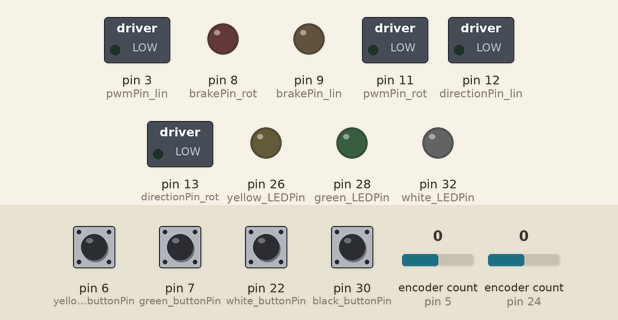
The sketch below on a simulated Arduino Mega 2560, built with avr-gcc and run on an emulated ATmega2560. On the bench: switched loads named in the sketch (green lamp = pin HIGH), output pins drawn as LEDs (lit = HIGH). The test bench sets the inputs (shaded band); at power-on: pin 6 (yellow_buttonPin), pin 7 (green_buttonPin), pin 22 (white_buttonPin), pin 30 (black_buttonPin) LOW, encoder count (sensors on pin 5, pin 24) 0. What the sketch prints to the serial monitor is not drawn.

Above: at 1.2 s.
1.3 s: pin 6 (yellow_buttonPin) pulled HIGH for 0.15 s
At 2.5 s:
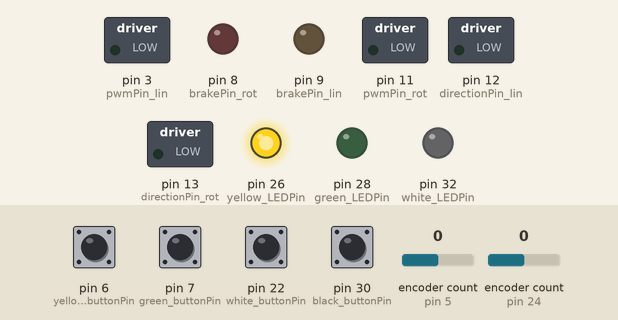
2.9 s: pin 7 (green_buttonPin) pulled HIGH for 0.15 s
At 3.9 s:
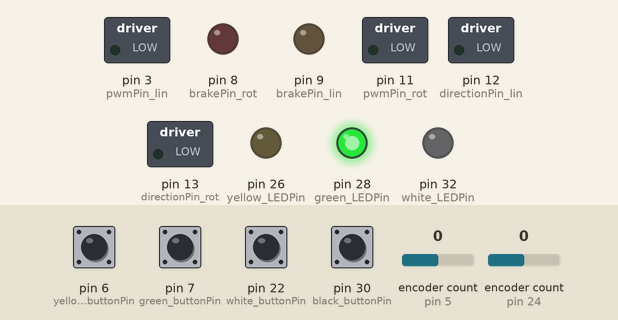
4.5 s: pin 22 (white_buttonPin) pulled HIGH for 0.15 s
At 5.1 s:
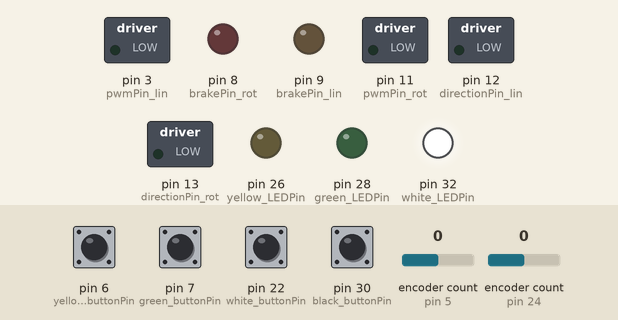
6.1 s: pin 7 (green_buttonPin) pulled HIGH for 1 s
At 7.5 s:
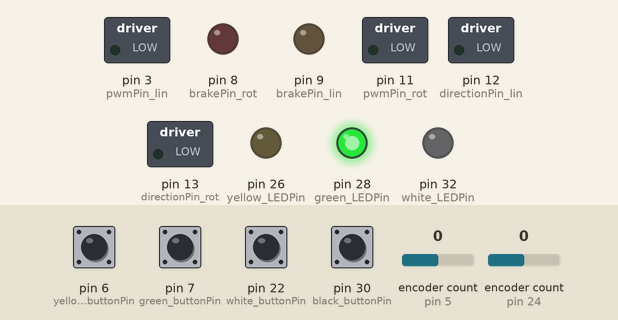
10.1 s: pin 6 (yellow_buttonPin) pulled HIGH for 1 s
At 10.5 s:
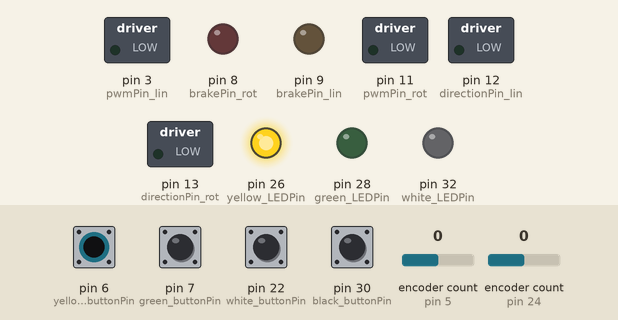
Timing chart, 0 to 13.1 s (numbered marks = the images above; inputs shaded):
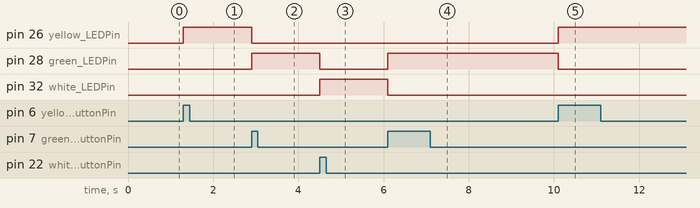

The sketch:

firmware_3dev.ino
```cpp
#include <Arduino.h>
#include <Encoder.h>

Encoder linearEncoder(24, 2);
Encoder rotationEncoder(5, 4);

long initLinPos_wire ;
long initRotPos_wire ;
long initLinPos_mcath ;
long initRotPos_mcath ;
long initLinPos_cath ;
long initRotPos_cath ;

long resetLinPos_wire = 0 ;
long resetRotPos_wire = 0 ;
long resetLinPos_mcath = 0 ;
long resetRotPos_mcath = 0 ;
long resetLinPos_cath = 0 ;
long resetRotPos_cath = 0 ;

long oldLinPos_wire = 0 ;
long oldRotPos_wire = 0 ;
long oldLinPos_mcath = 0 ;
long oldRotPos_mcath = 0 ;
long oldLinPos_cath = 0 ;
long oldRotPos_cath = 0 ;

long linMov_wire;
long rotMov_wire;
long linMov_mcath;
long rotMov_mcath;
long linMov_cath;
long rotMov_cath;

long linVel_wire ;
long rotVel_wire ;
long linVel_mcath ;
long rotVel_mcath ;
long linVel_cath ;
long rotVel_cath ;

const int green_LEDPin = 28; // broken LED or bad wiring
const int yellow_LEDPin = 26;
const int white_LEDPin = 32;
bool green_LEDState = LOW; // bLED state
bool yellow_LEDState = LOW;
bool white_LEDState = LOW;

const int green_buttonPin = 7;
const int yellow_buttonPin = 6;
const int white_buttonPin = 22; // Needs soldering
const int black_buttonPin = 30;

// variables will change:
int buttonState_black = 0;
int buttonState_yellow = 0;
int buttonState_green = 0;
int buttonState_white = 0;

// PWM
// Lin on cahnnel A
int directionPin_lin = 12;
int pwmPin_lin = 3;
int brakePin_lin = 9;

// Rot on channel B
int directionPin_rot = 13;
int pwmPin_rot = 11;
int brakePin_rot = 8;

//boolean to switch direction
int pwm_lin = 0;
int pwm_rot = 0;

int inChar ;
String outString ;
String inString = "";

void setup() {
  Serial.begin(115200);

  //Setup Channel A
  pinMode(12, OUTPUT); //Initiates Motor Channel A pin
  pinMode(9, OUTPUT); //Initiates Brake Channel A pin

  //Setup Channel B
  pinMode(13, OUTPUT); //Initiates Motor Channel B pin
  pinMode(8, OUTPUT); //Initiates Brake Channel B pin

  // initialize the LED pin as an output:
  pinMode(white_LEDPin, OUTPUT);
  pinMode(yellow_LEDPin, OUTPUT);
  pinMode(green_LEDPin, OUTPUT);

  // initialize the pushbutton pin as an input:
  pinMode(white_buttonPin, INPUT);
  pinMode(yellow_buttonPin, INPUT);
  pinMode(green_buttonPin, INPUT);

  // PWM
  pinMode(directionPin_lin, OUTPUT);
  pinMode(pwmPin_lin, OUTPUT);
  pinMode(brakePin_lin, OUTPUT);

  pinMode(directionPin_rot, OUTPUT);
  pinMode(pwmPin_rot, OUTPUT);
  pinMode(brakePin_rot, OUTPUT);

  //release breaks
  digitalWrite(brakePin_lin, LOW);
  digitalWrite(brakePin_rot, LOW);

  // home encoder
  initLinPos_wire = linearEncoder.read();
  initRotPos_wire = rotationEncoder.read();
  initLinPos_mcath = linearEncoder.read();
  initRotPos_mcath = rotationEncoder.read();
  initLinPos_cath = linearEncoder.read();
  initRotPos_cath = rotationEncoder.read();

}

void loop() {
  // encoder read
  long newLinPos = linearEncoder.read();
  long newRotPos = rotationEncoder.read();

  // read the state of the pushbutton value:
  buttonState_black = digitalRead(black_buttonPin); // all three
  buttonState_yellow = digitalRead(yellow_buttonPin); // guidewire
  buttonState_green = digitalRead(green_buttonPin); // micfo catheter
  buttonState_white = digitalRead(white_buttonPin); // bocatheterth

  if (buttonState_yellow == HIGH || buttonState_green == HIGH || buttonState_white == HIGH || buttonState_black == HIGH ) { // reset state
    // LED state update
    if (buttonState_yellow == HIGH ){
      yellow_LEDState = HIGH ;
      green_LEDState = LOW ;
      white_LEDState = LOW ;
      initLinPos_wire = linearEncoder.read();
      initRotPos_wire = rotationEncoder.read();
    }
    if (buttonState_green == HIGH ){
      yellow_LEDState = LOW ;
      green_LEDState = HIGH ;
      white_LEDState = LOW ;
      initLinPos_mcath = linearEncoder.read();
      initRotPos_mcath = rotationEncoder.read();
    }
    if (buttonState_white == HIGH ){
      yellow_LEDState = LOW ;
      green_LEDState = LOW ;
      white_LEDState = HIGH ;
      initLinPos_cath = linearEncoder.read();
      initRotPos_cath = rotationEncoder.read();
    }
    if ( buttonState_black == HIGH ){
      yellow_LEDState = HIGH ;
      green_LEDState = HIGH ;
      white_LEDState = HIGH ;
      initLinPos_wire = linearEncoder.read();
      initRotPos_wire = rotationEncoder.read();
      initLinPos_mcath = linearEncoder.read();
      initRotPos_mcath = rotationEncoder.read();
      initLinPos_cath = linearEncoder.read();
      initRotPos_cath = rotationEncoder.read();
    }

    resetLinPos_wire = oldLinPos_wire ;
    resetRotPos_wire = oldRotPos_wire ;
    resetLinPos_mcath = oldLinPos_mcath ;
    resetRotPos_mcath = oldRotPos_mcath ;
    resetLinPos_cath = oldLinPos_cath ;
    resetRotPos_cath = oldRotPos_cath ;

    linMov_wire = resetLinPos_wire ;
    rotMov_wire = resetRotPos_wire ;
    linMov_mcath = resetLinPos_mcath ;
    rotMov_mcath = resetRotPos_mcath ;
    linMov_cath = resetLinPos_cath ;
    rotMov_cath = resetRotPos_cath ;

    linVel_wire = 0 ;
    rotVel_wire = 0 ;
    linVel_mcath = 0 ;
    rotVel_mcath = 0 ;
    linVel_cath = 0 ;
    rotVel_cath = 0;

  }
  else { // drive state
    if ( yellow_LEDState == HIGH ) {
      linMov_wire = newLinPos - initLinPos_wire + resetLinPos_wire;
      rotMov_wire = newRotPos - initRotPos_wire + resetRotPos_wire;
    }
    if ( green_LEDState == HIGH ) {
      linMov_mcath = newLinPos - initLinPos_mcath + resetLinPos_mcath;
      rotMov_mcath = newRotPos - initRotPos_mcath + resetRotPos_mcath;
    }
    if ( white_LEDState == HIGH ) {
      linMov_cath = newLinPos - initLinPos_cath + resetLinPos_cath;
      rotMov_cath = newRotPos - initRotPos_cath + resetRotPos_cath;
    }
    if ( yellow_LEDState == HIGH &&  green_LEDState == HIGH &&  white_LEDState == HIGH ) {
      linMov_wire = newLinPos - initLinPos_wire + resetLinPos_wire;
      rotMov_wire = newRotPos - initRotPos_wire + resetRotPos_wire;
      linMov_mcath = newLinPos - initLinPos_mcath + resetLinPos_mcath;
      rotMov_mcath = newRotPos - initRotPos_mcath + resetRotPos_mcath;
      linMov_cath = newLinPos - initLinPos_cath + resetLinPos_cath;
      rotMov_cath = newRotPos - initRotPos_cath + resetRotPos_cath;
    }

    linVel_wire = linMov_wire - oldLinPos_wire ;
    rotVel_wire = rotMov_wire - oldRotPos_wire ;
    linVel_mcath = linMov_mcath - oldLinPos_mcath ;
    rotVel_mcath = rotMov_mcath - oldRotPos_mcath ;
    linVel_cath = linMov_cath - oldLinPos_cath ;
    rotVel_cath = rotMov_cath - oldRotPos_cath ;

    oldLinPos_wire = linMov_wire ;
    oldRotPos_wire = rotMov_wire ;
    oldLinPos_mcath = linMov_mcath ;
    oldRotPos_mcath = rotMov_mcath ;
    oldLinPos_cath = linMov_cath ;
    oldRotPos_cath = rotMov_cath ;
  }

  // set LED states
  digitalWrite(yellow_LEDPin, yellow_LEDState);
  digitalWrite(green_LEDPin, green_LEDState);
  digitalWrite(white_LEDPin, white_LEDState);


  // read serial
  while( Serial.available() > 0 ) {
    inChar = Serial.read();
    if ( isDigit(inChar) ) {
      // convert the incoming byte to a char and add it to the string:
      inString += (char)inChar;
    }
//    else {
//      break ;
//    }
    // if you get a newline, print the string, then the string's value:
    if (inChar == ',') {
      pwm_lin = inString.toInt() ;
      inString = "";
      continue;
    }
    if ( inChar == '\n' ) {
      pwm_rot = inString.toInt() ;
      inString = "";
      break;
    }
  }
  // Serial.println(String(pwm_lin) + ',' + String(pwm_rot));

  // PWM part: resistance direction
  if (pwm_lin <= 0 ){
    digitalWrite(directionPin_lin, LOW);
  }
  else{
    digitalWrite(directionPin_lin, HIGH);
  }

  if (pwm_rot <= 0 ){
    digitalWrite(directionPin_rot, LOW);
  }
  else{
    digitalWrite(directionPin_rot, HIGH);
  }

  //set work duty for the motor
  analogWrite(pwmPin_lin, abs(pwm_lin));
  analogWrite(pwmPin_rot, abs(pwm_rot));

  // write serial
  outString = String(linMov_wire) + ',' + String(rotMov_wire) + ',' + String(linMov_mcath) + ',' + String(rotMov_mcath) + ',' + String(linMov_cath) + ',' + String(rotMov_cath) + ',' + String(linVel_wire) + ',' + String(rotVel_wire) + ',' + String(linVel_mcath) + ',' + String(rotVel_mcath) + ',' + String(linVel_cath) + ',' + String(rotVel_cath) + ',' + String(pwm_lin) + ',' + String(pwm_rot);
  Serial.println(outString);
}
```

Measured:
- after the input at 1.3 s, pin 26 (yellow_LEDPin): LOW → HIGH at once
- after the input at 2.9 s, pin 26 (yellow_LEDPin): HIGH → LOW at once; pin 28 (green_LEDPin): LOW → HIGH at once
- after the input at 4.5 s, pin 28 (green_LEDPin): HIGH → LOW at once; pin 32 (white_LEDPin): LOW → HIGH at once
- after the input at 6.1 s, pin 28 (green_LEDPin): LOW → HIGH at once; pin 32 (white_LEDPin): HIGH → LOW at once
- after the input at 10.1 s, pin 26 (yellow_LEDPin): LOW → HIGH at once; pin 28 (green_LEDPin): HIGH → LOW at once
